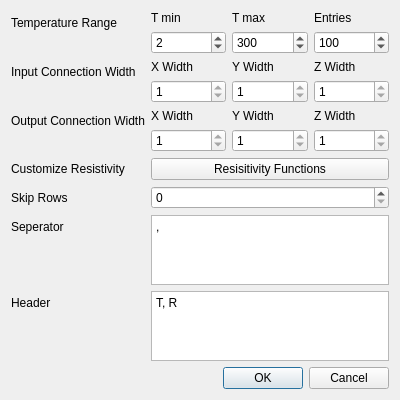
<?xml version="1.0" encoding="UTF-8"?>
<ui version="4.0">
 <class>AdvancedOptions</class>
 <widget class="QDialog" name="AdvancedOptions">
  <property name="geometry">
   <rect>
    <x>0</x>
    <y>0</y>
    <width>400</width>
    <height>300</height>
   </rect>
  </property>
  <property name="windowTitle">
   <string>Dialog</string>
  </property>
  <layout class="QVBoxLayout" name="verticalLayout">
   <item>
    <layout class="QFormLayout" name="formLayout">
     <item row="1" column="0">
      <widget class="QLabel" name="label_2">
       <property name="text">
        <string>Temperature Range</string>
       </property>
      </widget>
     </item>
     <item row="1" column="1">
      <layout class="QGridLayout" name="TRangeLayout">
       <item row="1" column="2">
        <widget class="QSpinBox" name="TeBox">
         <property name="minimum">
          <number>1</number>
         </property>
         <property name="maximum">
          <number>1000</number>
         </property>
         <property name="value">
          <number>100</number>
         </property>
        </widget>
       </item>
       <item row="0" column="2">
        <widget class="QLabel" name="TeLabel">
         <property name="text">
          <string>Entries</string>
         </property>
        </widget>
       </item>
       <item row="1" column="1">
        <widget class="QSpinBox" name="TMBox">
         <property name="minimum">
          <number>100</number>
         </property>
         <property name="maximum">
          <number>1000</number>
         </property>
         <property name="value">
          <number>300</number>
         </property>
        </widget>
       </item>
       <item row="1" column="0">
        <widget class="QSpinBox" name="TmBox">
         <property name="minimum">
          <number>1</number>
         </property>
         <property name="maximum">
          <number>100</number>
         </property>
         <property name="value">
          <number>2</number>
         </property>
        </widget>
       </item>
       <item row="0" column="0">
        <widget class="QLabel" name="TmLabel">
         <property name="text">
          <string>T min</string>
         </property>
        </widget>
       </item>
       <item row="0" column="1">
        <widget class="QLabel" name="TMLabel">
         <property name="text">
          <string>T max</string>
         </property>
        </widget>
       </item>
      </layout>
     </item>
     <item row="2" column="0">
      <widget class="QLabel" name="label_11">
       <property name="text">
        <string>Input Connection Width</string>
       </property>
      </widget>
     </item>
     <item row="2" column="1">
      <layout class="QGridLayout" name="INLayout">
       <item row="0" column="0">
        <widget class="QLabel" name="INxLabel">
         <property name="text">
          <string>X Width</string>
         </property>
        </widget>
       </item>
       <item row="1" column="0">
        <widget class="QSpinBox" name="INxBox">
         <property name="minimum">
          <number>1</number>
         </property>
         <property name="maximum">
          <number>1</number>
         </property>
        </widget>
       </item>
       <item row="0" column="1">
        <widget class="QLabel" name="INyLabel">
         <property name="text">
          <string>Y Width</string>
         </property>
        </widget>
       </item>
       <item row="0" column="2">
        <widget class="QLabel" name="INzLabel">
         <property name="text">
          <string>Z Width</string>
         </property>
        </widget>
       </item>
       <item row="1" column="1">
        <widget class="QSpinBox" name="INyBox">
         <property name="minimum">
          <number>1</number>
         </property>
         <property name="maximum">
          <number>1</number>
         </property>
        </widget>
       </item>
       <item row="1" column="2">
        <widget class="QSpinBox" name="INzBox">
         <property name="minimum">
          <number>1</number>
         </property>
         <property name="maximum">
          <number>1</number>
         </property>
        </widget>
       </item>
      </layout>
     </item>
     <item row="3" column="0">
      <widget class="QLabel" name="label_12">
       <property name="text">
        <string>Output Connection Width</string>
       </property>
      </widget>
     </item>
     <item row="3" column="1">
      <layout class="QGridLayout" name="ONLayout">
       <item row="1" column="0">
        <widget class="QSpinBox" name="ONxBox">
         <property name="minimum">
          <number>1</number>
         </property>
         <property name="maximum">
          <number>1</number>
         </property>
        </widget>
       </item>
       <item row="0" column="1">
        <widget class="QLabel" name="ONyLabel">
         <property name="text">
          <string>Y Width</string>
         </property>
        </widget>
       </item>
       <item row="0" column="0">
        <widget class="QLabel" name="ONxLabel">
         <property name="text">
          <string>X Width</string>
         </property>
        </widget>
       </item>
       <item row="0" column="2">
        <widget class="QLabel" name="ONzLabel">
         <property name="text">
          <string>Z Width</string>
         </property>
        </widget>
       </item>
       <item row="1" column="1">
        <widget class="QSpinBox" name="ONyBox">
         <property name="minimum">
          <number>1</number>
         </property>
         <property name="maximum">
          <number>1</number>
         </property>
        </widget>
       </item>
       <item row="1" column="2">
        <widget class="QSpinBox" name="ONzBox">
         <property name="minimum">
          <number>1</number>
         </property>
         <property name="maximum">
          <number>1</number>
         </property>
        </widget>
       </item>
      </layout>
     </item>
     <item row="4" column="0">
      <widget class="QLabel" name="label_13">
       <property name="text">
        <string>Customize Resistivity</string>
       </property>
      </widget>
     </item>
     <item row="4" column="1">
      <widget class="QPushButton" name="ResistivityButton">
       <property name="text">
        <string>Resisitivity Functions</string>
       </property>
      </widget>
     </item>
     <item row="6" column="0">
      <widget class="QLabel" name="label">
       <property name="text">
        <string>Seperator</string>
       </property>
      </widget>
     </item>
     <item row="5" column="0">
      <widget class="QLabel" name="label_3">
       <property name="text">
        <string>Skip Rows</string>
       </property>
      </widget>
     </item>
     <item row="5" column="1">
      <widget class="QSpinBox" name="ResistivitySR">
       <property name="maximum">
        <number>10000</number>
       </property>
      </widget>
     </item>
     <item row="6" column="1">
      <widget class="QPlainTextEdit" name="ResistivitySeperator">
       <property name="plainText">
        <string>,</string>
       </property>
      </widget>
     </item>
     <item row="7" column="1">
      <widget class="QPlainTextEdit" name="ResistivityHeader">
       <property name="plainText">
        <string>T, R</string>
       </property>
      </widget>
     </item>
     <item row="7" column="0">
      <widget class="QLabel" name="ResistivityHeaderLabel">
       <property name="text">
        <string>Header</string>
       </property>
      </widget>
     </item>
    </layout>
   </item>
   <item>
    <widget class="QDialogButtonBox" name="AOButtonBox">
     <property name="orientation">
      <enum>Qt::Horizontal</enum>
     </property>
     <property name="standardButtons">
      <set>QDialogButtonBox::Cancel|QDialogButtonBox::Ok</set>
     </property>
    </widget>
   </item>
  </layout>
 </widget>
 <resources/>
 <connections>
  <connection>
   <sender>AOButtonBox</sender>
   <signal>accepted()</signal>
   <receiver>AdvancedOptions</receiver>
   <slot>accept()</slot>
   <hints>
    <hint type="sourcelabel">
     <x>248</x>
     <y>254</y>
    </hint>
    <hint type="destinationlabel">
     <x>157</x>
     <y>274</y>
    </hint>
   </hints>
  </connection>
  <connection>
   <sender>AOButtonBox</sender>
   <signal>rejected()</signal>
   <receiver>AdvancedOptions</receiver>
   <slot>reject()</slot>
   <hints>
    <hint type="sourcelabel">
     <x>316</x>
     <y>260</y>
    </hint>
    <hint type="destinationlabel">
     <x>286</x>
     <y>274</y>
    </hint>
   </hints>
  </connection>
 </connections>
</ui>
